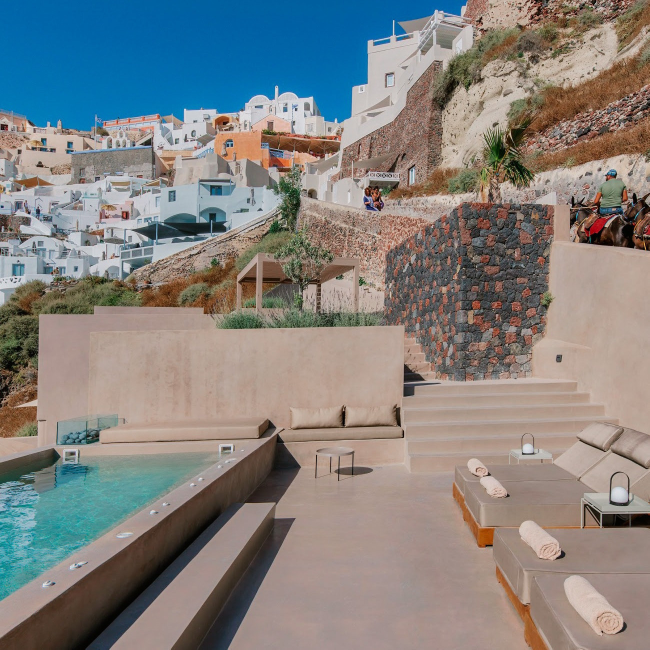
#> input picture image1.jpg, 1299 x 1299 px (shown at 1/2 size)
$ python test_orb_match.py
#> lines starting #> are read from the running program, lines starting #| are printed output that depends on the picture
### app.py
#!/usr/bin/env python3
import cv2
from PIL import Image
import imagehash
import numpy as np

# [77 lines left out: functions canny_128, compute_rotation_hashes, hamming_distance, compare_hash_sets, orb_feature_match, compare_orb_tokens, not called in this run]

def orb_token(image_path):
    """Generate ORB descriptors for a scaled 128x128 grayscale image as a token."""
#> called with image_path = 'image1.jpg'
    img = cv2.imread(image_path, cv2.IMREAD_GRAYSCALE)
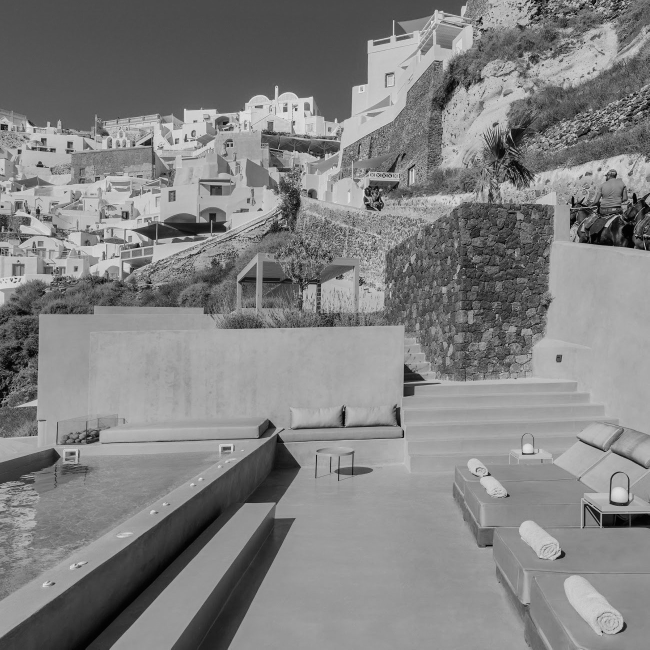
#> img: shape (1299, 1299) (shown at 1/2 size); min 0, max 250, mean 129.9
    if img is None:
        raise FileNotFoundError(f"Image not found: {image_path}")
    img = cv2.resize(img, (128, 128), interpolation=cv2.INTER_AREA)
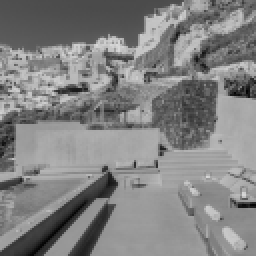
#> img: shape (128, 128) (shown 2 times larger); min 3, max 217, mean 129.9
    orb = cv2.ORB_create()
    kp, des = orb.detectAndCompute(img, None)
#> kp = 178 keypoints; strongest (x, y, size): (42, 44, 31), (41, 42, 31), (80, 74, 31), (82, 74, 31)
    return des

# [9 lines that do not run on import are left out]

### test_orb_match.py
#!/usr/bin/env python3
import cv2
from app import orb_token

if __name__ == "__main__":
    img1_token = orb_token("image1.jpg")
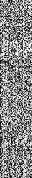
#> img1_token: shape (178, 32); min 0, max 255, mean 135.1
    for i in range(19):
        test_path = f"images/Untitled{i}.jpg"
        test_token = orb_token(test_path)
#> (the run stopped early here; a loop or call above may not have finished)
